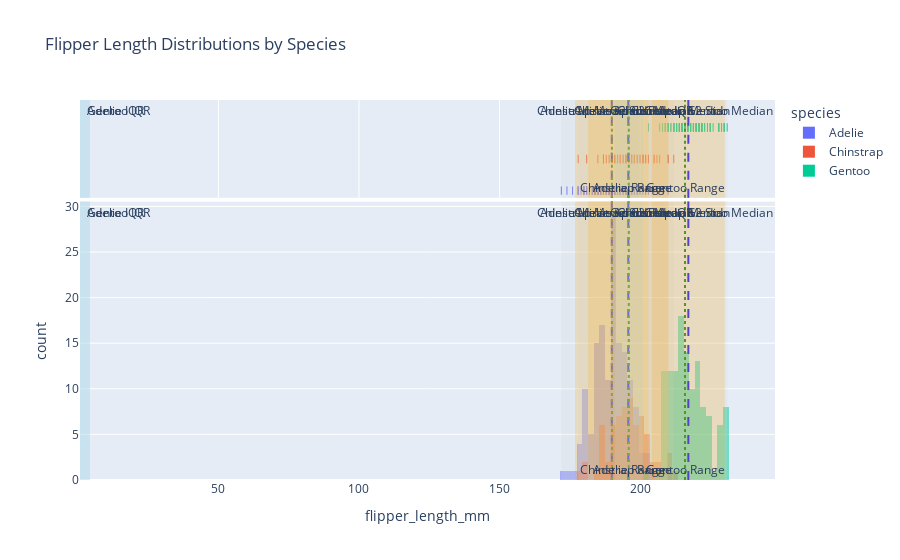

Write notebook code for a chart like this one.
### Markdown cell above
#### 1. Use *fig.add_[h/v]line()* and *fig.add_[h/v]rect()* to mark, respspectively, location (mean and median) and scale (range, interquartile range, and a range defined by two standard deviations away from the mean in both directions) of *flipper_length_mm* for each _species_ onto _plotly_ histograms of *flipper_length_mm* for each _species_ in the penguins dataset<br>

<details class="details-example"><summary style="color:blue"><u>Further Guidance</u></summary>

**Time Management Warning**: it takes a long time to make a figure, whether you're working with a ChatBot, or building it from scratch based on trial and error changes with your code. ChatBots remove the need to understand the detailed nuances of data visualization library arguments and construction procedures. But after you've passed the 30 minute range of effort working with your ChatBot for this problem to try to get what you want, then your only options are to start a new session and hope for a smoother experience based on improved clarity of your directions, or submit what you have along with a brief note highlighting the duration in your chatlog history where your efforts to make progress did not produce the desired outcome.

> The code referenced above [*fig.add_[h/v]line()*](https://plotly.com/python/horizontal-vertical-shapes/) and [*fig.add_[h/v]rect()*](https://plotly.com/python/line-charts/) refer to `fig.add_hline()` and `fig.add_hline()` and `fig.add_hrect()` and `fig.add_vrect()` which overly lines rectangles onto a figure from different orientation perspectives.
>
> - _There are several considerations in this problem..._
>     - _The histograms can be on the same figure, on separate figures, or separated into different panels in the same figure_
>     - _The elements within a figure should be well annotated, probobably using a so-called legend to help make sure annotations don't overlap each other and are clear and readible_
> - _There are several ways to approach this problem..._
>     - _You will likely be very pleased when you run the code returned to you as the result of pasting this question in as a prompt into a ChatBot session; but, you will also likely need to interact with the ChatBot to ask for adjustments to the code which give a final satisfactory figure (and this is the recommended approach to get the experience this problem intends you to have)_
>     - _**When using a ChatBot, if the code provided by your ChatBot results in an error, show the error to your ChatBot and iterate this process with the adjusted "fixed" code provided by the ChatBot... this process usually converges some something workable that's pretty close to what you were going for**_
>     - <u>**And don't forget, a ChatBot can explain what how code it provides works, if you ask it to...**</u>
>     - _You could alternatively figure out how to code this plot up for yourself by looking at the provided documentation links and perhaps using some additional google searchers or ChatBot queries to help out with specific issues or examples; and, if you end up interested in figuring out a little more how the code works that's great and definitely feel free to go ahead and do so, but at this stage the point of this problem is to understand the general ideas of figures themselves as opposed to being an expert about the code that generated them_
    
</details>

### Code cell
# Step 1: Install required libraries
!pip install seaborn plotly

# Step 2: Import libraries
import seaborn as sns
import numpy as np
import pandas as pd
import plotly.express as px

# Step 3: Load the penguins dataset from seaborn
penguins = sns.load_dataset('penguins')

# Step 4: Check the first few rows of the dataset to ensure it loaded correctly
print(penguins.head())

# Step 5: Calculate required statistics for each species
species_stats = penguins.groupby('species')['flipper_length_mm'].agg(
    mean=np.mean,
    median=np.median,
    min=np.min,
    max=np.max,
    std=np.std,
    q1=lambda x: np.percentile(x, 25),
    q3=lambda x: np.percentile(x, 75)
).reset_index()

# Step 6: Create histograms for each species
fig = px.histogram(penguins, x='flipper_length_mm', color='species', barmode='overlay', 
                   marginal='rug', nbins=30, title='Flipper Length Distributions by Species')

# Step 7: Add vertical lines for mean and median, and rectangles for range, IQR, and ±2 std
for _, row in species_stats.iterrows():
    species = row['species']
    mean = row['mean']
    median = row['median']
    flipper_min = row['min']
    flipper_max = row['max']
    std = row['std']
    q1 = row['q1']
    q3 = row['q3']
    
    # Add mean line
    fig.add_vline(x=mean, line_dash='dash', line_color='blue', annotation_text=f"{species} Mean", annotation_position='top left')
    
    # Add median line
    fig.add_vline(x=median, line_dash='dot', line_color='green', annotation_text=f"{species} Median", annotation_position='top right')
    
    # Add full range rectangle (min to max)
    fig.add_vrect(x0=flipper_min, x1=flipper_max, fillcolor="lightgrey", opacity=0.2, 
                  line_width=0, annotation_text=f"{species} Range", annotation_position='bottom right')

    # Add IQR rectangle (Q1 to Q3)
    fig.add_vrect(x0=q1, x1=q3, fillcolor="lightblue", opacity=0.3, 
                  line_width=0, annotation_text=f"{species} IQR", annotation_position='top left')
    
    # Add ±2 std range rectangle (mean - 2*std to mean + 2*std)
    fig.add_vrect(x0=mean - 2*std, x1=mean + 2*std, fillcolor="orange", opacity=0.2, 
                  line_width=0, annotation_text=f"{species} ±2 Std", annotation_position='top right')

# Step 8: Show the plot
fig.show()

### Figure 1 — Plotly figure (JSON) as saved in the notebook; plotly's stock layout.template omitted (floating-point values rounded to 4 significant figures; data arrays with more than 128 entries replaced by an {"elided": "..."} marker saying what was removed)
{"data": [{"alignmentgroup": "True", "bingroup": "x", "hovertemplate": "species=Adelie<br>flipper_length_mm=%{x}<br>count=%{y}<extra></extra>", "legendgroup": "Adelie", "marker": {"color": "#636efa", "opacity": 0.5, "pattern": {"shape": ""}}, "name": "Adelie", "nbinsx": 30, "offsetgroup": "Adelie", "orientation": "v", "showlegend": true, "type": "histogram", "x": {"elided": "152 int values"}, "xaxis": "x", "yaxis": "y"}, {"alignmentgroup": "True", "boxpoints": "all", "fillcolor": "rgba(255,255,255,0)", "hoveron": "points", "hovertemplate": "species=Adelie<br>flipper_length_mm=%{x}<extra></extra>", "jitter": 0, "legendgroup": "Adelie", "line": {"color": "rgba(255,255,255,0)"}, "marker": {"color": "#636efa", "symbol": "line-ns-open"}, "name": "Adelie", "offsetgroup": "Adelie", "showlegend": false, "type": "box", "x": {"elided": "152 int values"}, "xaxis": "x2", "yaxis": "y2"}, {"alignmentgroup": "True", "bingroup": "x", "hovertemplate": "species=Chinstrap<br>flipper_length_mm=%{x}<br>count=%{y}<extra></extra>", "legendgroup": "Chinstrap", "marker": {"color": "#EF553B", "opacity": 0.5, "pattern": {"shape": ""}}, "name": "Chinstrap", "nbinsx": 30, "offsetgroup": "Chinstrap", "orientation": "v", "showlegend": true, "type": "histogram", "x": [192, 196, 193, 188, 197, 198, 178, 197, 195, 198, 193, 194, 185, 201, 190, 201, 197, 181, 190, 195, 181, 191, 187, 193, 195, 197, 200, 200, 191, 205, 187, 201, 187, 203, 195, 199, 195, 210, 192, 205, 210, 187, 196, 196, 196, 201, 190, 212, 187, 198, 199, 201, 193, 203, 187, 197, 191, 203, 202, 194, 206, 189, 195, 207, 202, 193, 210, 198], "xaxis": "x", "yaxis": "y"}, {"alignmentgroup": "True", "boxpoints": "all", "fillcolor": "rgba(255,255,255,0)", "hoveron": "points", "hovertemplate": "species=Chinstrap<br>flipper_length_mm=%{x}<extra></extra>", "jitter": 0, "legendgroup": "Chinstrap", "line": {"color": "rgba(255,255,255,0)"}, "marker": {"color": "#EF553B", "symbol": "line-ns-open"}, "name": "Chinstrap", "offsetgroup": "Chinstrap", "showlegend": false, "type": "box", "x": [192, 196, 193, 188, 197, 198, 178, 197, 195, 198, 193, 194, 185, 201, 190, 201, 197, 181, 190, 195, 181, 191, 187, 193, 195, 197, 200, 200, 191, 205, 187, 201, 187, 203, 195, 199, 195, 210, 192, 205, 210, 187, 196, 196, 196, 201, 190, 212, 187, 198, 199, 201, 193, 203, 187, 197, 191, 203, 202, 194, 206, 189, 195, 207, 202, 193, 210, 198], "xaxis": "x2", "yaxis": "y2"}, {"alignmentgroup": "True", "bingroup": "x", "hovertemplate": "species=Gentoo<br>flipper_length_mm=%{x}<br>count=%{y}<extra></extra>", "legendgroup": "Gentoo", "marker": {"color": "#00cc96", "opacity": 0.5, "pattern": {"shape": ""}}, "name": "Gentoo", "nbinsx": 30, "offsetgroup": "Gentoo", "orientation": "v", "showlegend": true, "type": "histogram", "x": [211, 230, 210, 218, 215, 210, 211, 219, 209, 215, 214, 216, 214, 213, 210, 217, 210, 221, 209, 222, 218, 215, 213, 215, 215, 215, 216, 215, 210, 220, 222, 209, 207, 230, 220, 220, 213, 219, 208, 208, 208, 225, 210, 216, 222, 217, 210, 225, 213, 215, 210, 220, 210, 225, 217, 220, 208, 220, 208, 224, 208, 221, 214, 231, 219, 230, 214, 229, 220, 223, 216, 221, 221, 217, 216, 230, 209, 220, 215, 223, 212, 221, 212, 224, 212, 228, 218, 218, 212, 230, 218, 228, 212, 224, 214, 226, 216, 222, 203, 225, 219, 228, 215, 228, 216, 215, 210, 219, 208, 209, 216, 229, 213, 230, 217, 230, 217, 222, 214, null, 215, 222, 212, 213], "xaxis": "x", "yaxis": "y"}, {"alignmentgroup": "True", "boxpoints": "all", "fillcolor": "rgba(255,255,255,0)", "hoveron": "points", "hovertemplate": "species=Gentoo<br>flipper_length_mm=%{x}<extra></extra>", "jitter": 0, "legendgroup": "Gentoo", "line": {"color": "rgba(255,255,255,0)"}, "marker": {"color": "#00cc96", "symbol": "line-ns-open"}, "name": "Gentoo", "offsetgroup": "Gentoo", "showlegend": false, "type": "box", "x": [211, 230, 210, 218, 215, 210, 211, 219, 209, 215, 214, 216, 214, 213, 210, 217, 210, 221, 209, 222, 218, 215, 213, 215, 215, 215, 216, 215, 210, 220, 222, 209, 207, 230, 220, 220, 213, 219, 208, 208, 208, 225, 210, 216, 222, 217, 210, 225, 213, 215, 210, 220, 210, 225, 217, 220, 208, 220, 208, 224, 208, 221, 214, 231, 219, 230, 214, 229, 220, 223, 216, 221, 221, 217, 216, 230, 209, 220, 215, 223, 212, 221, 212, 224, 212, 228, 218, 218, 212, 230, 218, 228, 212, 224, 214, 226, 216, 222, 203, 225, 219, 228, 215, 228, 216, 215, 210, 219, 208, 209, 216, 229, 213, 230, 217, 230, 217, 222, 214, null, 215, 222, 212, 213], "xaxis": "x2", "yaxis": "y2"}], "layout": {"annotations": [{"showarrow": false, "text": "Adelie Mean", "x": 190.0, "xanchor": "right", "xref": "x", "y": 1, "yanchor": "top", "yref": "y domain"}, {"showarrow": false, "text": "Adelie Mean", "x": 190.0, "xanchor": "right", "xref": "x2", "y": 1, "yanchor": "top", "yref": "y2 domain"}, {"showarrow": false, "text": "Adelie Median", "x": 190, "xanchor": "left", "xref": "x", "y": 1, "yanchor": "top", "yref": "y domain"}, {"showarrow": false, "text": "Adelie Median", "x": 190, "xanchor": "left", "xref": "x2", "y": 1, "yanchor": "top", "yref": "y2 domain"}, {"showarrow": false, "text": "Adelie Range", "x": 210, "xanchor": "right", "xref": "x", "y": 0, "yanchor": "bottom", "yref": "y domain"}, {"showarrow": false, "text": "Adelie Range", "x": 210, "xanchor": "right", "xref": "x2", "y": 0, "yanchor": "bottom", "yref": "y2 domain"}, {"showarrow": false, "text": "Adelie IQR", "x": null, "xanchor": "left", "xref": "x", "y": 1, "yanchor": "top", "yref": "y domain"}, {"showarrow": false, "text": "Adelie IQR", "x": null, "xanchor": "left", "xref": "x2", "y": 1, "yanchor": "top", "yref": "y2 domain"}, {"showarrow": false, "text": "Adelie ±2 Std", "x": 203.0, "xanchor": "right", "xref": "x", "y": 1, "yanchor": "top", "yref": "y domain"}, {"showarrow": false, "text": "Adelie ±2 Std", "x": 203.0, "xanchor": "right", "xref": "x2", "y": 1, "yanchor": "top", "yref": "y2 domain"}, {"showarrow": false, "text": "Chinstrap Mean", "x": 195.8, "xanchor": "right", "xref": "x", "y": 1, "yanchor": "top", "yref": "y domain"}, {"showarrow": false, "text": "Chinstrap Mean", "x": 195.8, "xanchor": "right", "xref": "x2", "y": 1, "yanchor": "top", "yref": "y2 domain"}, {"showarrow": false, "text": "Chinstrap Median", "x": 196, "xanchor": "left", "xref": "x", "y": 1, "yanchor": "top", "yref": "y domain"}, {"showarrow": false, "text": "Chinstrap Median", "x": 196, "xanchor": "left", "xref": "x2", "y": 1, "yanchor": "top", "yref": "y2 domain"}, {"showarrow": false, "text": "Chinstrap Range", "x": 212, "xanchor": "right", "xref": "x", "y": 0, "yanchor": "bottom", "yref": "y domain"}, {"showarrow": false, "text": "Chinstrap Range", "x": 212, "xanchor": "right", "xref": "x2", "y": 0, "yanchor": "bottom", "yref": "y2 domain"}, {"showarrow": false, "text": "Chinstrap IQR", "x": 191, "xanchor": "left", "xref": "x", "y": 1, "yanchor": "top", "yref": "y domain"}, {"showarrow": false, "text": "Chinstrap IQR", "x": 191, "xanchor": "left", "xref": "x2", "y": 1, "yanchor": "top", "yref": "y2 domain"}, {"showarrow": false, "text": "Chinstrap ±2 Std", "x": 210.1, "xanchor": "right", "xref": "x", "y": 1, "yanchor": "top", "yref": "y domain"}, {"showarrow": false, "text": "Chinstrap ±2 Std", "x": 210.1, "xanchor": "right", "xref": "x2", "y": 1, "yanchor": "top", "yref": "y2 domain"}, {"showarrow": false, "text": "Gentoo Mean", "x": 217.2, "xanchor": "right", "xref": "x", "y": 1, "yanchor": "top", "yref": "y domain"}, {"showarrow": false, "text": "Gentoo Mean", "x": 217.2, "xanchor": "right", "xref": "x2", "y": 1, "yanchor": "top", "yref": "y2 domain"}, {"showarrow": false, "text": "Gentoo Median", "x": 216, "xanchor": "left", "xref": "x", "y": 1, "yanchor": "top", "yref": "y domain"}, {"showarrow": false, "text": "Gentoo Median", "x": 216, "xanchor": "left", "xref": "x2", "y": 1, "yanchor": "top", "yref": "y2 domain"}, {"showarrow": false, "text": "Gentoo Range", "x": 231, "xanchor": "right", "xref": "x", "y": 0, "yanchor": "bottom", "yref": "y domain"}, {"showarrow": false, "text": "Gentoo Range", "x": 231, "xanchor": "right", "xref": "x2", "y": 0, "yanchor": "bottom", "yref": "y2 domain"}, {"showarrow": false, "text": "Gentoo IQR", "x": null, "xanchor": "left", "xref": "x", "y": 1, "yanchor": "top", "yref": "y domain"}, {"showarrow": false, "text": "Gentoo IQR", "x": null, "xanchor": "left", "xref": "x2", "y": 1, "yanchor": "top", "yref": "y2 domain"}, {"showarrow": false, "text": "Gentoo ±2 Std", "x": 230.2, "xanchor": "right", "xref": "x", "y": 1, "yanchor": "top", "yref": "y domain"}, {"showarrow": false, "text": "Gentoo ±2 Std", "x": 230.2, "xanchor": "right", "xref": "x2", "y": 1, "yanchor": "top", "yref": "y2 domain"}], "barmode": "overlay", "legend": {"title": {"text": "species"}, "tracegroupgap": 0}, "shapes": [{"line": {"color": "blue", "dash": "dash"}, "type": "line", "x0": 190.0, "x1": 190.0, "xref": "x", "y0": 0, "y1": 1, "yref": "y domain"}, {"line": {"color": "blue", "dash": "dash"}, "type": "line", "x0": 190.0, "x1": 190.0, "xref": "x2", "y0": 0, "y1": 1, "yref": "y2 domain"}, {"line": {"color": "green", "dash": "dot"}, "type": "line", "x0": 190, "x1": 190, "xref": "x", "y0": 0, "y1": 1, "yref": "y domain"}, {"line": {"color": "green", "dash": "dot"}, "type": "line", "x0": 190, "x1": 190, "xref": "x2", "y0": 0, "y1": 1, "yref": "y2 domain"}, {"fillcolor": "lightgrey", "line": {"width": 0}, "opacity": 0.2, "type": "rect", "x0": 172, "x1": 210, "xref": "x", "y0": 0, "y1": 1, "yref": "y domain"}, {"fillcolor": "lightgrey", "line": {"width": 0}, "opacity": 0.2, "type": "rect", "x0": 172, "x1": 210, "xref": "x2", "y0": 0, "y1": 1, "yref": "y2 domain"}, {"fillcolor": "lightblue", "line": {"width": 0}, "opacity": 0.3, "type": "rect", "x0": null, "x1": null, "xref": "x", "y0": 0, "y1": 1, "yref": "y domain"}, {"fillcolor": "lightblue", "line": {"width": 0}, "opacity": 0.3, "type": "rect", "x0": null, "x1": null, "xref": "x2", "y0": 0, "y1": 1, "yref": "y2 domain"}, {"fillcolor": "orange", "line": {"width": 0}, "opacity": 0.2, "type": "rect", "x0": 176.9, "x1": 203.0, "xref": "x", "y0": 0, "y1": 1, "yref": "y domain"}, {"fillcolor": "orange", "line": {"width": 0}, "opacity": 0.2, "type": "rect", "x0": 176.9, "x1": 203.0, "xref": "x2", "y0": 0, "y1": 1, "yref": "y2 domain"}, {"line": {"color": "blue", "dash": "dash"}, "type": "line", "x0": 195.8, "x1": 195.8, "xref": "x", "y0": 0, "y1": 1, "yref": "y domain"}, {"line": {"color": "blue", "dash": "dash"}, "type": "line", "x0": 195.8, "x1": 195.8, "xref": "x2", "y0": 0, "y1": 1, "yref": "y2 domain"}, {"line": {"color": "green", "dash": "dot"}, "type": "line", "x0": 196, "x1": 196, "xref": "x", "y0": 0, "y1": 1, "yref": "y domain"}, {"line": {"color": "green", "dash": "dot"}, "type": "line", "x0": 196, "x1": 196, "xref": "x2", "y0": 0, "y1": 1, "yref": "y2 domain"}, {"fillcolor": "lightgrey", "line": {"width": 0}, "opacity": 0.2, "type": "rect", "x0": 178, "x1": 212, "xref": "x", "y0": 0, "y1": 1, "yref": "y domain"}, {"fillcolor": "lightgrey", "line": {"width": 0}, "opacity": 0.2, "type": "rect", "x0": 178, "x1": 212, "xref": "x2", "y0": 0, "y1": 1, "yref": "y2 domain"}, {"fillcolor": "lightblue", "line": {"width": 0}, "opacity": 0.3, "type": "rect", "x0": 191, "x1": 201, "xref": "x", "y0": 0, "y1": 1, "yref": "y domain"}, {"fillcolor": "lightblue", "line": {"width": 0}, "opacity": 0.3, "type": "rect", "x0": 191, "x1": 201, "xref": "x2", "y0": 0, "y1": 1, "yref": "y2 domain"}, {"fillcolor": "orange", "line": {"width": 0}, "opacity": 0.2, "type": "rect", "x0": 181.6, "x1": 210.1, "xref": "x", "y0": 0, "y1": 1, "yref": "y domain"}, {"fillcolor": "orange", "line": {"width": 0}, "opacity": 0.2, "type": "rect", "x0": 181.6, "x1": 210.1, "xref": "x2", "y0": 0, "y1": 1, "yref": "y2 domain"}, {"line": {"color": "blue", "dash": "dash"}, "type": "line", "x0": 217.2, "x1": 217.2, "xref": "x", "y0": 0, "y1": 1, "yref": "y domain"}, {"line": {"color": "blue", "dash": "dash"}, "type": "line", "x0": 217.2, "x1": 217.2, "xref": "x2", "y0": 0, "y1": 1, "yref": "y2 domain"}, {"line": {"color": "green", "dash": "dot"}, "type": "line", "x0": 216, "x1": 216, "xref": "x", "y0": 0, "y1": 1, "yref": "y domain"}, {"line": {"color": "green", "dash": "dot"}, "type": "line", "x0": 216, "x1": 216, "xref": "x2", "y0": 0, "y1": 1, "yref": "y2 domain"}, {"fillcolor": "lightgrey", "line": {"width": 0}, "opacity": 0.2, "type": "rect", "x0": 203, "x1": 231, "xref": "x", "y0": 0, "y1": 1, "yref": "y domain"}, {"fillcolor": "lightgrey", "line": {"width": 0}, "opacity": 0.2, "type": "rect", "x0": 203, "x1": 231, "xref": "x2", "y0": 0, "y1": 1, "yref": "y2 domain"}, {"fillcolor": "lightblue", "line": {"width": 0}, "opacity": 0.3, "type": "rect", "x0": null, "x1": null, "xref": "x", "y0": 0, "y1": 1, "yref": "y domain"}, {"fillcolor": "lightblue", "line": {"width": 0}, "opacity": 0.3, "type": "rect", "x0": null, "x1": null, "xref": "x2", "y0": 0, "y1": 1, "yref": "y2 domain"}, {"fillcolor": "orange", "line": {"width": 0}, "opacity": 0.2, "type": "rect", "x0": 204.2, "x1": 230.2, "xref": "x", "y0": 0, "y1": 1, "yref": "y domain"}, {"fillcolor": "orange", "line": {"width": 0}, "opacity": 0.2, "type": "rect", "x0": 204.2, "x1": 230.2, "xref": "x2", "y0": 0, "y1": 1, "yref": "y2 domain"}], "title": {"text": "Flipper Length Distributions by Species"}, "xaxis": {"anchor": "y", "domain": [0, 1], "title": {"text": "flipper_length_mm"}}, "xaxis2": {"anchor": "y2", "domain": [0, 1], "matches": "x", "showgrid": true, "showticklabels": false}, "yaxis": {"anchor": "x", "domain": [0, 0.7326], "title": {"text": "count"}}, "yaxis2": {"anchor": "x2", "domain": [0.7426, 1], "matches": "y2", "showgrid": false, "showline": false, "showticklabels": false, "ticks": ""}}}
